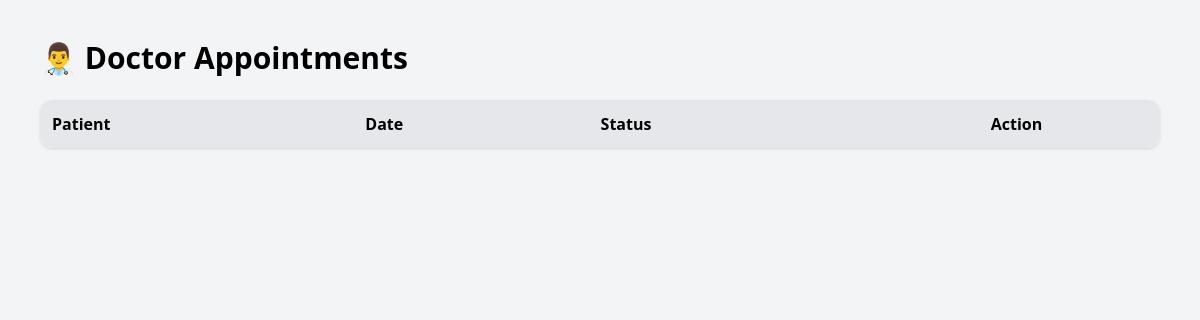
Before: /appointment/doctor/ (signed in) with the older database file.
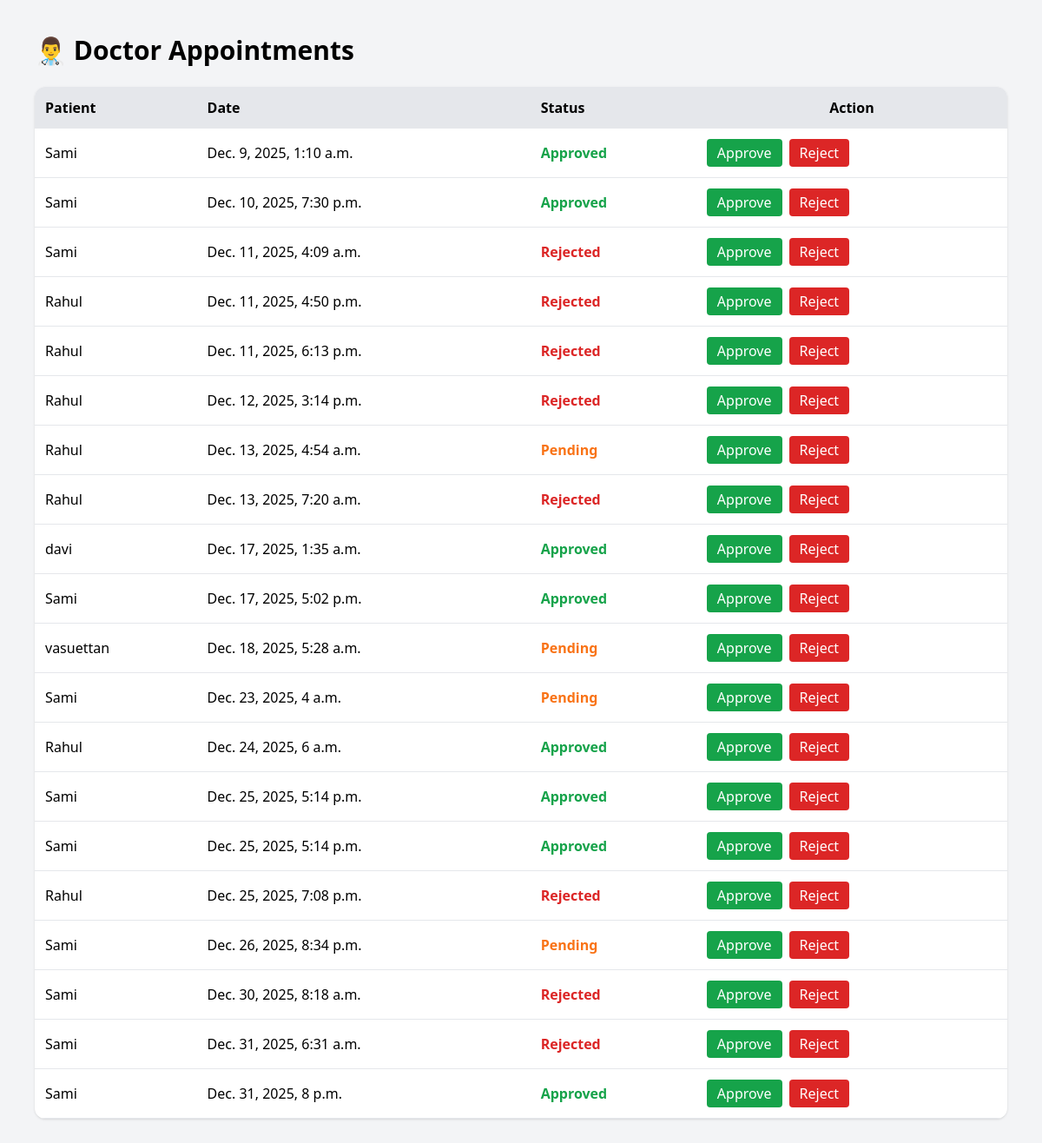
After: the same page with the newer database file.
### appointments/models.py (models this page shows, shortened)
class Appointment(models.Model):
    STATUS_CHOICES = (
        ("pending", "Pending"),
        ("approved", "Approved"),
        ("rejected", "Rejected"),
    )
    PAYMENT_STATUS = (
        ("unpaid", "Unpaid"),
        ("paid", "Paid"),
    )
    patient = models.ForeignKey(
        User,
        on_delete=models.CASCADE,
        related_name="patient_appointments"
    )
    doctor = models.ForeignKey(
        User,
        on_delete=models.CASCADE,
        related_name="doctor_appointments"
    )
    date = models.DateTimeField()
    reason = models.TextField(blank=True)
    status = models.CharField(
        max_length=10,
        choices=STATUS_CHOICES,
        default="pending"
    )
    payment_status = models.CharField(
        max_length=20,
        choices=PAYMENT_STATUS,
        default="unpaid"
    )
    razorpay_order_id = models.CharField(max_length=200, null=True, blank=True)
    razorpay_payment_id = models.CharField(max_length=200, null=True, blank=True)
    razorpay_signature = models.CharField(max_length=200, null=True, blank=True)
    created_at = models.DateTimeField(auto_now_add=True)

### accounts/models.py (models this page shows, shortened)
class User(AbstractUser):
    ROLE_CHOICES = (
        ('patient', 'Patient'),
        ('doctor', 'Doctor'),
    )
    role = models.CharField(max_length=20, choices=ROLE_CHOICES, default='patient')

### appointments/views.py (the view)
# urls.py: path("doctor/", views.doctor_appointments, name="doctor_appointments"),
@login_required
def doctor_appointments(request):
    appointments = Appointment.objects.filter(doctor=request.user).order_by("date")
    return render(request, "appointments/doctor_appointments.html", {"appointments": appointments})

### appointments/templates/appointments/doctor_appointments.html (shortened to what this page needs)
<!DOCTYPE html>
<html>
<head>
    <script src="https://cdn.tailwindcss.com"></script>
</head>
<body class="bg-gray-100 p-10">
<h1 class="text-3xl font-bold mb-6">👨‍⚕️ Doctor Appointments</h1>
<table class="w-full bg-white shadow rounded-xl overflow-hidden">
    <thead class="bg-gray-200">
        <tr>
            <th class="p-3 text-left">Patient</th>
            <th class="p-3 text-left">Date</th>
            <th class="p-3 text-left">Status</th>
            <th class="p-3">Action</th>
        </tr>
    </thead>
    <tbody>
        {% for appt in appointments %}
        <tr class="border-b">
            <td class="p-3">{{ appt.patient.username }}</td>
            <td class="p-3">{{ appt.date }}</td>
            <td class="p-3">
                {% if appt.status == "pending" %}
                    <span class="text-orange-500 font-semibold">Pending</span>
                {% elif appt.status == "approved" %}
                    <span class="text-green-600 font-semibold">Approved</span>
                {% else %}
                    <span class="text-red-600 font-semibold">Rejected</span>
                {% endif %}
            </td>
            <td class="p-3 flex gap-2">
                <a href="{% url 'approve_appointment' appt.id %}"
                   class="px-3 py-1 bg-green-600 text-white rounded">Approve</a>
                <a href="{% url 'reject_appointment' appt.id %}"
                   class="px-3 py-1 bg-red-600 text-white rounded">Reject</a>
            </td>
        </tr>
        {% endfor %}
    </tbody>
</table>
</body>
</html>

Changed rows visible on the page:
added Appointment: patient.username "Sami", date "Dec. 9, 2025, 1:10 a.m.", status "Approved"
added Appointment: patient.username "Sami", date "Dec. 10, 2025, 7:30 p.m.", status "Approved"
added Appointment: patient.username "Sami", date "Dec. 11, 2025, 4:09 a.m.", status "Rejected"
added Appointment: patient.username "Rahul", date "Dec. 11, 2025, 4:50 p.m.", status "Rejected"
added Appointment: patient.username "Rahul", date "Dec. 11, 2025, 6:13 p.m.", status "Rejected"
added Appointment: patient.username "Rahul", date "Dec. 12, 2025, 3:14 p.m.", status "Rejected"
added Appointment: patient.username "Rahul", date "Dec. 13, 2025, 4:54 a.m.", status "Pending"
added Appointment: patient.username "Rahul", date "Dec. 13, 2025, 7:20 a.m.", status "Rejected"
added Appointment: patient.username "davi", date "Dec. 17, 2025, 1:35 a.m.", status "Approved"
added Appointment: patient.username "Sami", date "Dec. 17, 2025, 5:02 p.m.", status "Approved"
added Appointment: patient.username "vasuettan", date "Dec. 18, 2025, 5:28 a.m.", status "Pending"
added Appointment: patient.username "Sami", date "Dec. 23, 2025, 4 a.m.", status "Pending"
added Appointment: patient.username "Rahul", date "Dec. 24, 2025, 6 a.m.", status "Approved"
added Appointment: patient.username "Sami", date "Dec. 25, 2025, 5:14 p.m.", status "Approved"
added Appointment: patient.username "Sami", date "Dec. 25, 2025, 5:14 p.m.", status "Approved"
added Appointment: patient.username "Rahul", date "Dec. 25, 2025, 7:08 p.m.", status "Rejected"
added Appointment: patient.username "Sami", date "Dec. 26, 2025, 8:34 p.m.", status "Pending"
added Appointment: patient.username "Sami", date "Dec. 30, 2025, 8:18 a.m.", status "Rejected"
added Appointment: patient.username "Sami", date "Dec. 31, 2025, 6:31 a.m.", status "Rejected"
added Appointment: patient.username "Sami", date "Dec. 31, 2025, 8 p.m.", status "Approved"
